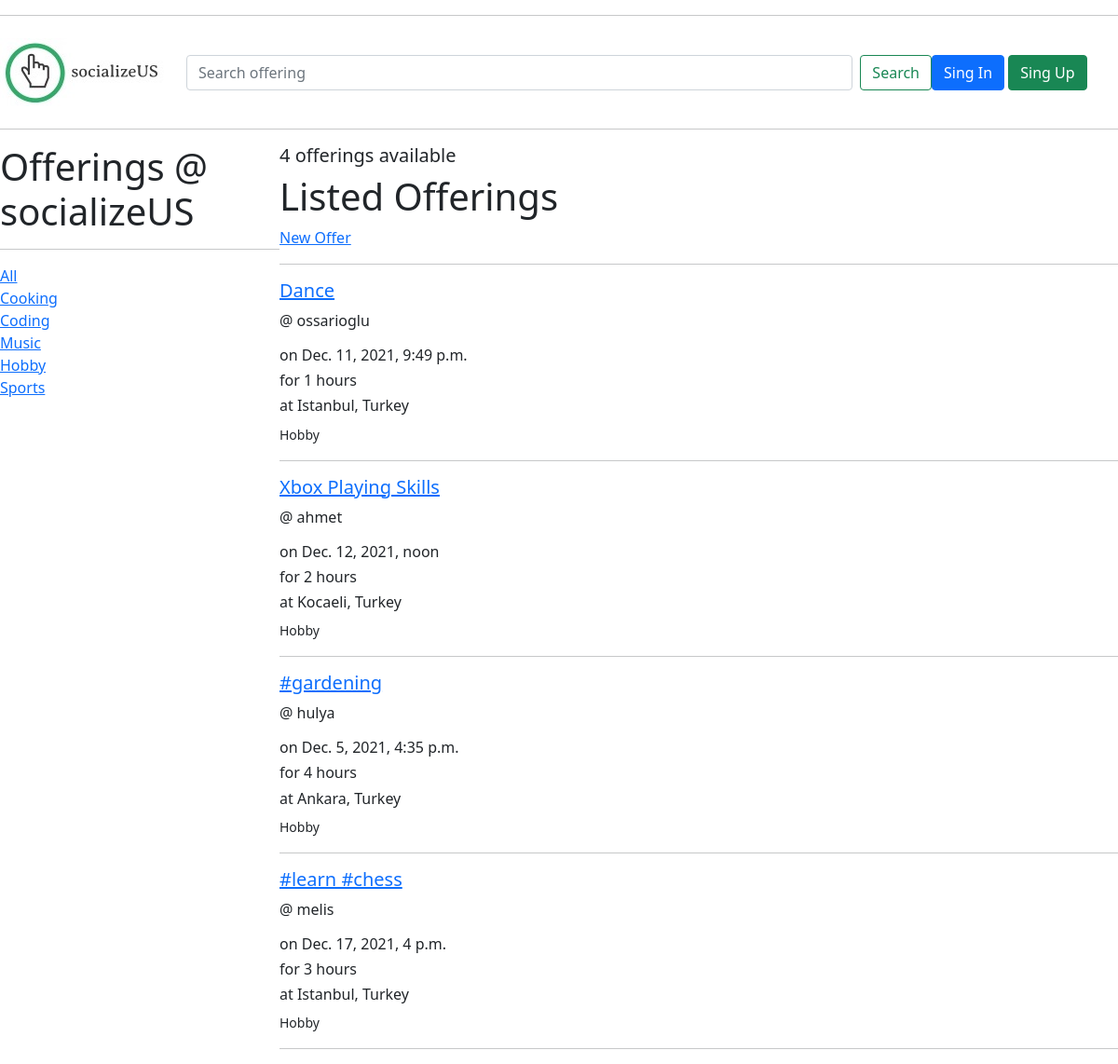
The app's page /?q=Hobby with its own data.
### base/models.py (models this page shows, shortened)
class Tag(models.Model):
    tagName = models.CharField(primary_key = True,max_length=10)
    def __str__(self):
        return self.tagName

class Offering(models.Model):
    serviceID = models.UUIDField(primary_key = True, default = uuid.uuid4, editable = False)
    tag = models.ForeignKey(Tag, on_delete=models.CASCADE, null=True)
    status = models.CharField(max_length=10,default='New')
    providerID = models.ForeignKey(User, on_delete=models.CASCADE)
    keywords = models.CharField(max_length=100)
    serviceInfo = models.TextField(max_length=200,null=True,blank=True)
    startingDate = models.DateTimeField(editable=True,default=timezone.now())
    duration = models.PositiveIntegerField(editable=True,default=1)
    meetingType = models.CharField(max_length=10,default='FaceToFace')
    location = models.CharField(max_length=50)
    capacity = models.PositiveIntegerField(editable=True,default=1)
    deadlineForUpdate = models.DateTimeField(editable=True,default=timezone.now())
    updated = models.DateTimeField(auto_now=True)
    created = models.DateTimeField(auto_now_add=True)
    class Meta:
        ordering = ['-updated','-created']

### base/views.py (the view)
# urls.py: path('', views.home, name="home"),
def home(request):
    q = request.GET.get('q') if request.GET.get('q') != None else ''
    offers = Offering.objects.filter(
        Q(tag__tagName__icontains=q) |
        Q(keywords__icontains=q) |
        Q(serviceInfo__icontains=q)
    )
    tags = Tag.objects.all()
    offer_count = offers.count()
    context = {'offers':offers, 'tags':tags, 'offer_count':offer_count}
    return render(request, 'base/home.html', context)

### base/templates/base/home.html (shortened to what this page needs)
{% extends 'main.html' %}
{% block content %}
<div class="home-container">
    <div>
        <h1> Offerings @ socializeUS </h1>
        <hr>
        <div>
            <a href="{% url 'home' %}">All</a>
        </div>
        {% for tag in tags %}
            <div>
                <a href="{% url 'home'%}?q={{tag.tagName}}">{{tag.tagName}}</a>
            </div>
        {% endfor %}
    </div>
    <div>
        <h5>{{ offer_count }} offerings available </h5>
        <h1> Listed Offerings </h1>
        <a href="{% url 'create-offer' %}" > New Offer </a>
        <hr>
        <div>
            {% for offer_name in offers %}
                <div>
                    <h5><a href="{% url 'offerings' offer_name.serviceID %}">{{ offer_name.keywords}}</a></h5>
                    <span>@ {{ offer_name.providerID}}</span>
                    <p class="text-secondary">
                        <h6>on {{ offer_name.startingDate}}</h6>
                        <h6>for {{ offer_name.duration}} hours</h6>
                        <h6>at {{ offer_name.location}}</h6>
                        <small>{{ offer_name.tag}}</small>
                    </p>
                    <hr>
                </div>
            {% endfor %}
        </div>
    </div>
</div>
{% endblock content %}

### base/templates/base/home.html (style rules this page uses)
.home-container { display: grid; grid-template-columns: 1fr 3fr; }

### records on screen
Tag: tagName "Cooking"
Tag: tagName "Coding"
Tag: tagName "Music"
Tag: tagName "Hobby"
Tag: tagName "Sports"
Offering: keywords "Dance", providerID "ossarioglu", startingDate "Dec. 11, 2021, 9:49 p.m.", duration "1", location "Istanbul, Turkey", tag "Hobby"
Offering: keywords "Xbox Playing Skills", providerID "ahmet", startingDate "Dec. 12, 2021, noon", duration "2", location "Kocaeli, Turkey", tag "Hobby"
Offering: keywords "#gardening", providerID "hulya", startingDate "Dec. 5, 2021, 4:35 p.m.", duration "4", location "Ankara, Turkey", tag "Hobby"
Offering: keywords "#learn #chess", providerID "melis", startingDate "Dec. 17, 2021, 4 p.m.", duration "3", location "Istanbul, Turkey", tag "Hobby"

### other values on screen
{{ offer_count }} "4"
